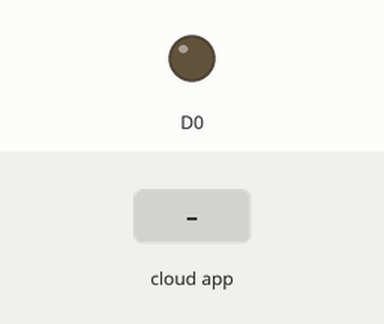
Simulated run of this sketch. Board: ESP8266 (NodeMCU). Parts: output pins drawn as LEDs (lit = HIGH). The inputs (shaded band) are chosen by the test bench.

Above: at 1.2 s.
1.3 s: the phone or cloud app sets led to 1
At 2.5 s:
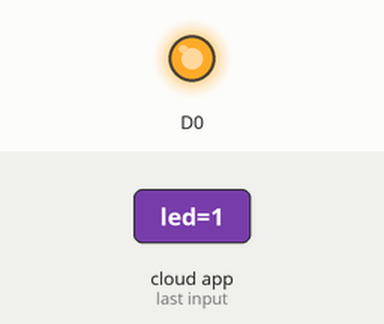
2.8 s: the phone or cloud app sets led to 0
At 3.8 s:
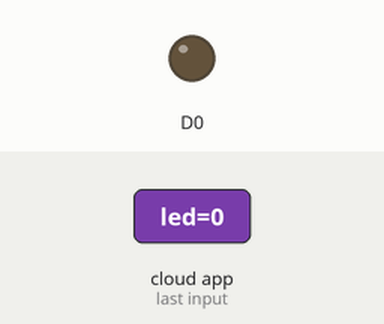
Timing chart, 0 to 5.8 s (numbered marks = the images above; inputs shaded):
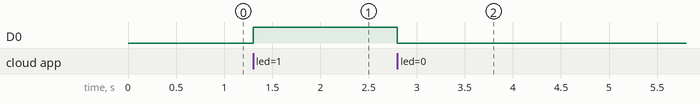

The sketch:

Thinger.io.ino
```cpp
#include <ThingerESP8266.h>

#define USERNAME "imtyagi96"
#define DEVICE_ID "lalita86"
#define DEVICE_CREDENTIAL "VFYI8x1yF7E9"

#define SSID "IoT"
#define SSID_PASSWORD "iot1703706"

ThingerESP8266 thing(USERNAME, DEVICE_ID, DEVICE_CREDENTIAL);

void setup() {

  pinMode(D0, OUTPUT);
  Serial.begin(9600);
  thing.add_wifi(SSID, SSID_PASSWORD);
  thing["led"] << digitalPin(D0);


}

void loop() {
  thing.handle();
}
```

Measured:
- after the input at 1.3 s, D0: LOW → HIGH at once
- after the input at 2.8 s, D0: HIGH → LOW at once
